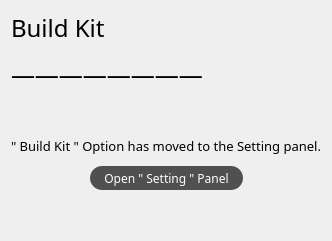
           <widget class="QWidget" name="page_2">
            <layout class="QVBoxLayout" name="verticalLayout_14">
             <item>
              <widget class="QLabel" name="label_17">
               <property name="sizePolicy">
                <sizepolicy hsizetype="Preferred" vsizetype="Fixed">
                 <horstretch>0</horstretch>
                 <verstretch>0</verstretch>
                </sizepolicy>
               </property>
               <property name="font">
                <font>
                 <family>方正黑体简体</family>
                 <pointsize>10</pointsize>
                </font>
               </property>
               <property name="text">
                <string>&lt;html&gt;&lt;head/&gt;&lt;body&gt;&lt;p&gt;&lt;span style=&quot; font-size:18pt;&quot;&gt;Build Kit&lt;/span&gt;&lt;/p&gt;&lt;p&gt;&lt;span style=&quot; font-size:18pt;&quot;&gt;————————&lt;/span&gt;&lt;/p&gt;&lt;/body&gt;&lt;/html&gt;</string>
               </property>
               <property name="margin">
                <number>10</number>
               </property>
              </widget>
             </item>
             <item>
              <spacer name="verticalSpacer_10">
               <property name="orientation">
                <enum>Qt::Vertical</enum>
               </property>
               <property name="sizeHint" stdset="0">
                <size>
                 <width>20</width>
                 <height>40</height>
                </size>
               </property>
              </spacer>
             </item>
             <item>
              <widget class="QLabel" name="label_18">
               <property name="font">
                <font>
                 <family>方正黑体简体</family>
                 <pointsize>10</pointsize>
                </font>
               </property>
               <property name="text">
                <string>&lt;html&gt;&lt;head/&gt;&lt;body&gt;&lt;p&gt;&amp;quot; Build Kit &amp;quot; Option has moved to the Setting panel.&lt;/p&gt;&lt;/body&gt;&lt;/html&gt;</string>
               </property>
               <property name="alignment">
                <set>Qt::AlignCenter</set>
               </property>
              </widget>
             </item>
             <item>
              <spacer name="verticalSpacer_11">
               <property name="orientation">
                <enum>Qt::Vertical</enum>
               </property>
               <property name="sizeType">
                <enum>QSizePolicy::Fixed</enum>
               </property>
               <property name="sizeHint" stdset="0">
                <size>
                 <width>20</width>
                 <height>5</height>
                </size>
               </property>
              </spacer>
             </item>
             <item>
              <layout class="QHBoxLayout" name="horizontalLayout_18">
               <item>
                <spacer name="horizontalSpacer_5">
                 <property name="orientation">
                  <enum>Qt::Horizontal</enum>
                 </property>
                 <property name="sizeHint" stdset="0">
                  <size>
                   <width>40</width>
                   <height>20</height>
                  </size>
                 </property>
                </spacer>
               </item>
               <item>
                <widget class="QPushButton" name="pushButton_UIFont_BrowseFile_7">
                 <property name="enabled">
                  <bool>true</bool>
                 </property>
                 <property name="sizePolicy">
                  <sizepolicy hsizetype="Minimum" vsizetype="Fixed">
                   <horstretch>0</horstretch>
                   <verstretch>0</verstretch>
                  </sizepolicy>
                 </property>
                 <property name="minimumSize">
                  <size>
                   <width>0</width>
                   <height>24</height>
                  </size>
                 </property>
                 <property name="maximumSize">
                  <size>
                   <width>16777215</width>
                   <height>24</height>
                  </size>
                 </property>
                 <property name="font">
                  <font>
                   <family>方正黑体简体</family>
                  </font>
                 </property>
                 <property name="styleSheet">
                  <string notr="true">QPushButton{
background: rgb(80, 80, 80);
color: rgb(255, 255, 255);
border-radius: 12px;
padding: 3px 14px 3px 14px;
height: 24px;
}

QPushButton:hover{
background: rgb(100, 100, 100);
}

QPushButton:disabled{
background: rgb(170, 170, 170);
}</string>
                 </property>
                 <property name="text">
                  <string>Open &quot; Setting &quot; Panel</string>
                 </property>
                 <property name="autoDefault">
                  <bool>false</bool>
                 </property>
                 <property name="flat">
                  <bool>true</bool>
                 </property>
                </widget>
               </item>
               <item>
                <spacer name="horizontalSpacer_4">
                 <property name="orientation">
                  <enum>Qt::Horizontal</enum>
                 </property>
                 <property name="sizeHint" stdset="0">
                  <size>
                   <width>40</width>
                   <height>20</height>
                  </size>
                 </property>
                </spacer>
               </item>
              </layout>
             </item>
             <item>
              <spacer name="verticalSpacer_3">
               <property name="orientation">
                <enum>Qt::Vertical</enum>
               </property>
               <property name="sizeHint" stdset="0">
                <size>
                 <width>20</width>
                 <height>40</height>
                </size>
               </property>
              </spacer>
             </item>
            </layout>
           </widget>
